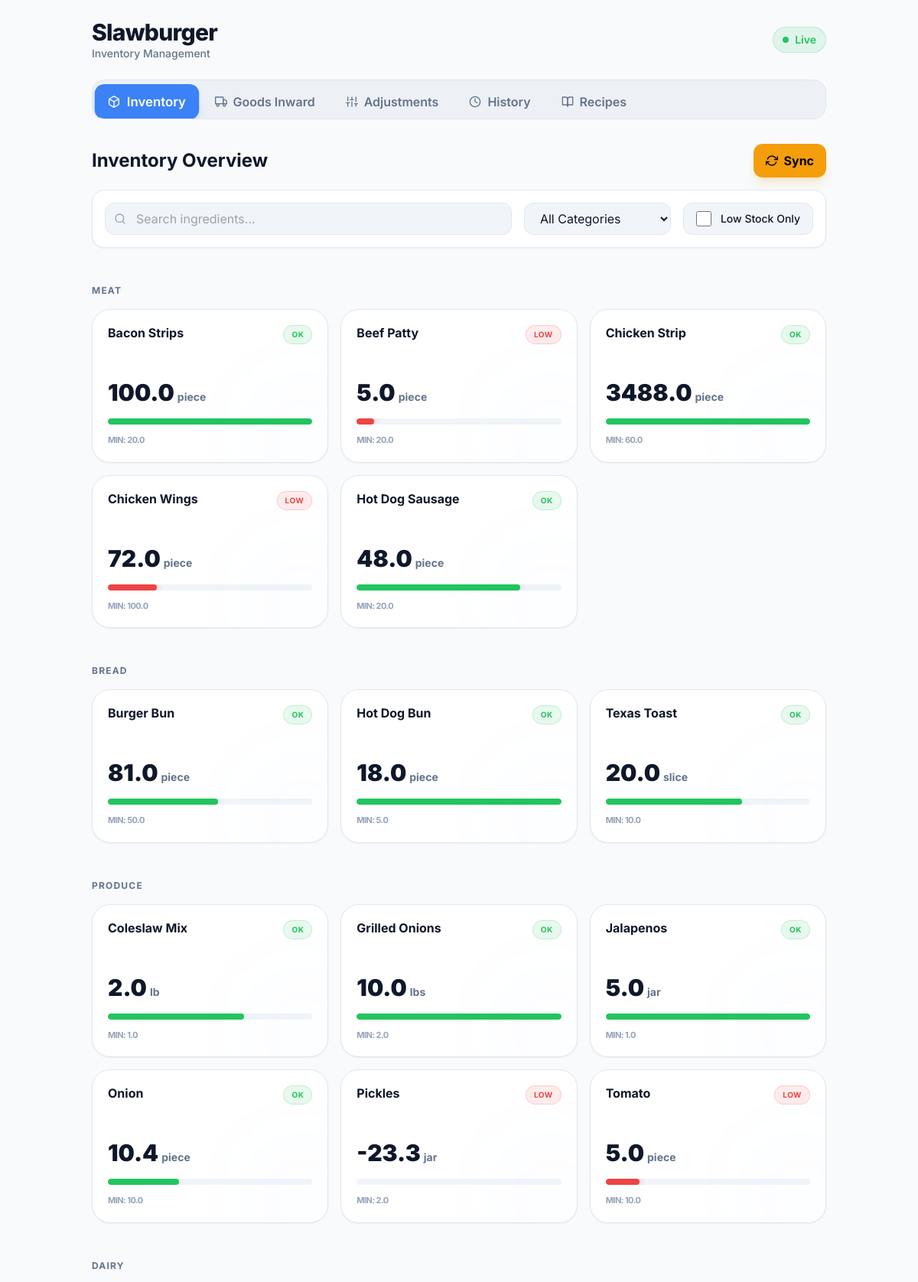
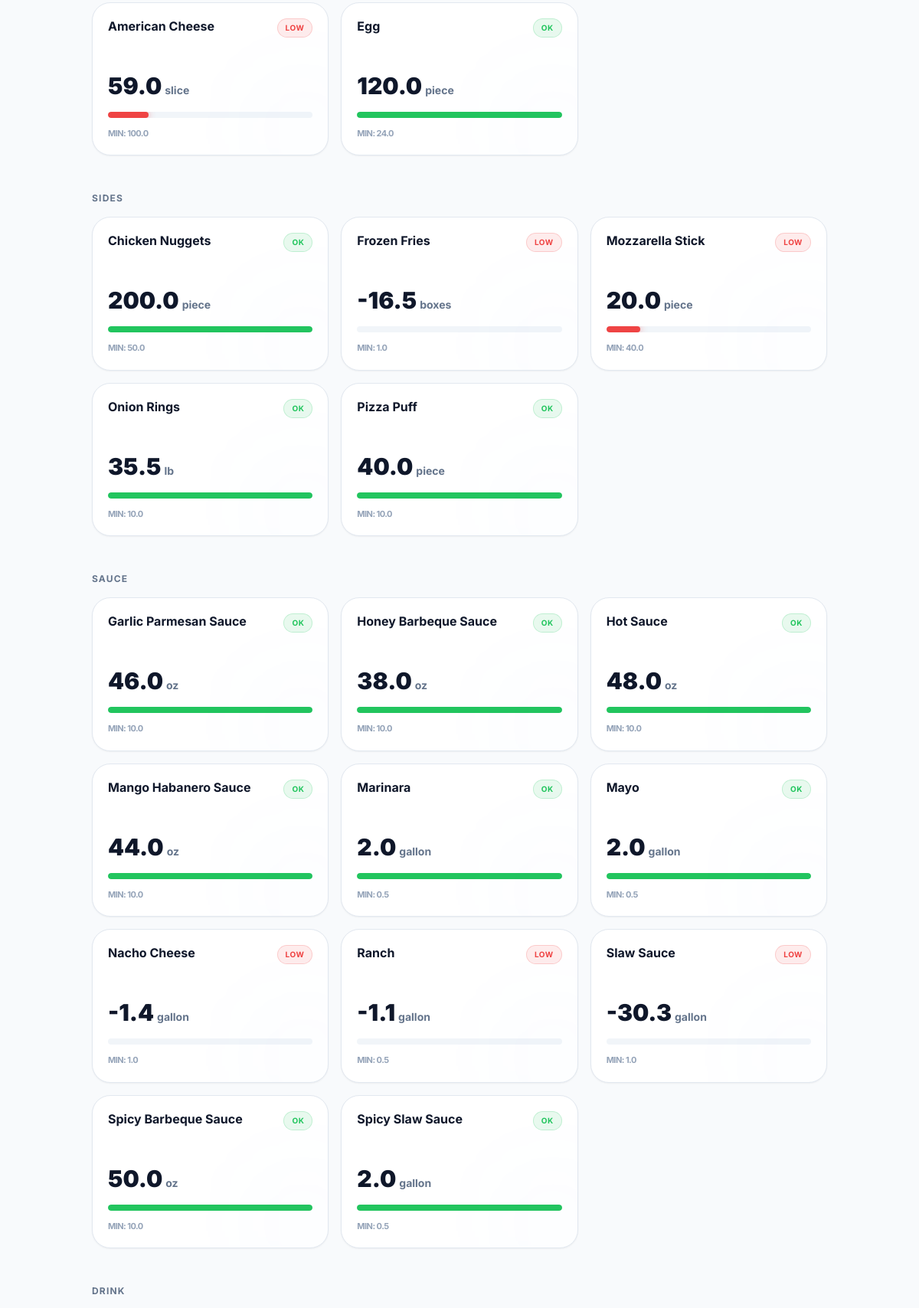
The page / (upper part) on the database its author committed (2 pictures, top to bottom).
### tables this page shows
CREATE TABLE ingredients (
        id TEXT PRIMARY KEY,
        name TEXT NOT NULL,
        category TEXT,
        unit TEXT,
        current_stock REAL DEFAULT 0,
        threshold REAL DEFAULT 0,
        cost_per_unit REAL DEFAULT 0
    );

### app.py (the view)
@app.route('/')
def dashboard():
    stock = inventory.get_all_stock()
    recipes = inventory.get_all_recipes()
    sorted_stock = sorted(stock, key=lambda x: x['name'])
    inventory_by_category = collections.defaultdict(list)
    category_order = ["Meat", "Bread", "Produce", "Dairy", "sides", "Sauce", "Drink", "Dessert"]
    for item in stock:
        cat = item.get('category', 'Other')
        qty = item.get('quantity', item.get('current_stock', 0))
        threshold = item.get('threshold', 0)
        normalized_item = {
            'id': item['id'],
            'name': item['name'],
            'current_stock': qty,
            'unit': item['unit'],
            'low_stock_threshold': threshold,
            'category': cat,
            'cost_per_unit': item.get('cost_per_unit', 0)
        }
        inventory_by_category[cat].append(normalized_item)
    sorted_inventory = {}
    for cat in category_order:
        if cat in inventory_by_category:
            sorted_inventory[cat] = inventory_by_category[cat]
    for cat in inventory_by_category:
        if cat not in sorted_inventory:
            sorted_inventory[cat] = inventory_by_category[cat]
    return render_template('index.html',
                         inventory_by_category=sorted_inventory,
                         all_ingredients=sorted_stock,
                         recipes=recipes)

### src/database.py (called while the page is built)
def get_connection():
    conn = sqlite3.connect(DB_PATH)
    conn.row_factory = sqlite3.Row
    return conn

### src/inventory_manager.py (called while the page is built)
    def get_all_stock(self):
        conn = get_connection()
        cursor = conn.cursor()
        cursor.execute('SELECT * FROM ingredients ORDER BY name ASC')
        rows = cursor.fetchall()
        conn.close()
        ingredients = []
        for row in rows:
            ing = dict(row)
            for field in ['current_stock', 'threshold', 'cost_per_unit']:
                try:
                    ing[field] = float(ing[field]) if ing[field] is not None and ing[field] != '' else 0.0
                except (ValueError, TypeError):
                    ing[field] = 0.0
            ing['quantity'] = ing['current_stock']
            ingredients.append(ing)
        return ingredients

    def get_all_recipes(self):
        conn = get_connection()
        cursor = conn.cursor()
        cursor.execute('''
            SELECT DISTINCT menu_item_guid
            FROM recipe_components
        ''')
        menu_guids = [row['menu_item_guid'] for row in cursor.fetchall()]
        all_recipes = {}
        for guid in menu_guids:
            cursor.execute('''
                SELECT ingredient_id, quantity
                FROM recipe_components
                WHERE menu_item_guid = ?
            ''', (guid,))
            components = [dict(row) for row in cursor.fetchall()]
            all_recipes[guid] = components
        conn.close()
        return all_recipes

### templates/index.html (shortened to what this page needs)
{% extends "base.html" %}
{% block content %}
{% include 'tabs/inventory.html' %}
{% endblock %}

### templates/base.html (shortened to what this page needs)
<!DOCTYPE html>
<html lang="en">
<head>
    <script src="https://cdn.tailwindcss.com"></script>
    <link rel="stylesheet" href="{{ url_for('static', filename='css/style.css') }}">
</head>
<body
    class="bg-slate-50 text-slate-900 dark:bg-[#0f172a] dark:text-slate-100 min-h-screen font-['Inter'] transition-colors duration-300">
    <div class="container mx-auto px-4 md:px-6 lg:px-8 py-6 flex flex-col min-h-screen">
        {% include 'includes/header.html' %}
        {% block content %}{% endblock %}
    </div>
</body>
</html>

### templates/includes/header.html (shortened to what this page needs)
<header class="flex flex-col gap-6 mb-8">
    <div class="flex justify-between items-center">
        <div>
            <h1 class="text-3xl font-extrabold tracking-tight">Slawburger</h1>
            <div class="text-sm text-slate-500 dark:text-slate-400 font-medium">Inventory Management</div>
        </div>
        <div
            class="flex items-center gap-2 text-accent-green bg-accent-green/10 px-3 py-1.5 rounded-full text-sm font-semibold border border-accent-green/20">
            <span class="w-2 h-2 bg-accent-green rounded-full animate-pulse"></span> Live
        </div>
    </div>
    <div class="relative">
        <nav id="main-nav"
            class="flex overflow-x-auto pb-2 -mx-1 md:mx-0 md:pb-0 scrollbar-hide gap-2 bg-slate-200/50 dark:bg-white/5 p-1.5 rounded-2xl backdrop-blur-md border border-slate-200 dark:border-white/10 scroll-smooth">
            <button
                class="nav-btn whitespace-nowrap px-4 py-2.5 rounded-xl font-semibold flex items-center gap-2 transition-all duration-200 active bg-accent-blue text-white shadow-lg shadow-accent-blue/20"
                onclick="switchTab('inventory')">
                <i data-feather="box" class="w-4 h-4"></i> Inventory
            </button>
            <button
                class="nav-btn whitespace-nowrap px-4 py-2.5 rounded-xl font-semibold flex items-center gap-2 transition-all duration-200 text-slate-500 dark:text-slate-400 bg-transparent"
                onclick="switchTab('receive')">
                <i data-feather="truck" class="w-4 h-4"></i> Goods Inward
            </button>
            <button
                class="nav-btn whitespace-nowrap px-4 py-2.5 rounded-xl font-semibold flex items-center gap-2 transition-all duration-200 text-slate-500 dark:text-slate-400 bg-transparent"
                onclick="switchTab('waste')">
                <i data-feather="sliders" class="w-4 h-4"></i> Adjustments
            </button>
            <button
                class="nav-btn whitespace-nowrap px-4 py-2.5 rounded-xl font-semibold flex items-center gap-2 transition-all duration-200 text-slate-500 dark:text-slate-400 bg-transparent"
                onclick="switchTab('history')">
                <i data-feather="clock" class="w-4 h-4"></i> History
            </button>
            <button
                class="nav-btn whitespace-nowrap px-4 py-2.5 rounded-xl font-semibold flex items-center gap-2 transition-all duration-200 text-slate-500 dark:text-slate-400 bg-transparent"
                onclick="switchTab('recipes')">
                <i data-feather="book-open" class="w-4 h-4"></i> Recipes
            </button>
        </nav>
    </div>
</header>

### templates/tabs/inventory.html (shortened to what this page needs)
<main id="tab-inventory" class="tab-content flex flex-col gap-8">
    <div class="flex flex-col gap-4 w-full">
        <div class="flex flex-col sm:flex-row justify-between items-start sm:items-center gap-4">
            <h2 class="text-2xl font-bold">Inventory Overview</h2>
            <div class="flex gap-3 w-full sm:w-auto">
                <button id="toast-sync-btn"
                    class="flex-1 sm:flex-none flex items-center justify-center gap-2 bg-accent-orange text-black px-4 py-2.5 rounded-xl font-bold transition-all hover:scale-[1.02] active:scale-95 shadow-lg shadow-accent-orange/20"
                    onclick="triggerToastSync()">
                    <i data-feather="refresh-cw" class="w-4 h-4"></i> <span class="inline xs:hidden">Sync</span>
                </button>
            </div>
        </div>
        <div
            class="flex flex-col lg:flex-row gap-4 p-4 rounded-2xl bg-white dark:bg-white/5 border border-slate-200 dark:border-white/10 shadow-sm">
            <div class="relative flex-grow">
                <i data-feather="search" class="absolute left-3 top-1/2 -translate-y-1/2 w-4 h-4 text-slate-400"></i>
                <input type="text" id="inventory-search" placeholder="Search ingredients..."
                    class="w-full pl-10 pr-4 py-2 bg-slate-100 dark:bg-slate-900 border border-slate-200 dark:border-white/10 rounded-xl focus:ring-2 focus:ring-accent-blue outline-none transition-all"
                    oninput="filterInventory()">
            </div>
            <div class="flex flex-col sm:flex-row gap-4 w-full lg:w-auto">
                <select id="inventory-category-filter" onchange="filterInventory()"
                    class="flex-grow sm:w-48 bg-slate-100 dark:bg-slate-900 border border-slate-200 dark:border-white/10 rounded-xl px-4 py-2 focus:ring-2 focus:ring-accent-blue outline-none transition-all">
                    <option value="all">All Categories</option>
                </select>
                <label
                    class="flex items-center gap-3 px-4 py-2 bg-slate-100 dark:bg-slate-900 border border-slate-200 dark:border-white/10 rounded-xl cursor-pointer hover:bg-slate-200 dark:hover:bg-white/10 transition-all">
                    <input type="checkbox" id="low-stock-only" onchange="filterInventory()"
                        class="w-5 h-5 rounded-md border-slate-300 dark:border-white/20 text-accent-blue focus:ring-accent-blue bg-white dark:bg-slate-800">
                    <span class="text-sm font-medium whitespace-nowrap">Low Stock Only</span>
                </label>
            </div>
        </div>
    </div>
    {% for category, items in inventory_by_category.items() %}
    <section class="inventory-section flex flex-col gap-4" data-category="{{ category }}">
        <h3 class="text-xs font-bold uppercase tracking-widest text-slate-500 dark:text-slate-400 mt-4">{{
            category }}</h3>
        <div class="grid grid-cols-1 sm:grid-cols-2 lg:grid-cols-3 xl:grid-cols-4 gap-4">
            {% for item in items %}
            <div class="inventory-card group relative p-5 rounded-3xl bg-white dark:bg-white/5 border border-slate-200 dark:border-white/10 shadow-sm hover:shadow-md transition-all duration-300 hover:-translate-y-1 overflow-hidden"
                data-name="{{ item.name|lower }}" data-category="{{ category }}"
                data-low-stock="{{ 'true' if item.current_stock <= item.low_stock_threshold else 'false' }}">
                <div class="flex justify-between items-start mb-4 relative z-10">
                    <div class="flex flex-col">
                        <span
                            class="text-base font-bold leading-tight group-hover:text-accent-blue transition-colors">{{
                            item.name }}</span>
                    </div>
                    {% if item.current_stock <= item.low_stock_threshold %} <span
                        class="px-2.5 py-1 rounded-full text-[10px] font-bold uppercase tracking-wider bg-accent-red/10 text-accent-red border border-accent-red/20">
                        Low</span>
                        {% else %}
                        <span
                            class="px-2.5 py-1 rounded-full text-[10px] font-bold uppercase tracking-wider bg-accent-green/10 text-accent-green border border-accent-green/20">OK</span>
                        {% endif %}
                </div>
                <div class="flex items-baseline gap-1 mb-4 relative z-10">
                    <span class="text-3xl font-black">{{ "%.1f"|format(item.current_stock) }}</span>
                    <span class="text-sm font-bold text-slate-500 dark:text-slate-400">{{ item.unit }}</span>
                </div>
                <div class="relative h-2 bg-slate-100 dark:bg-white/10 rounded-full overflow-hidden mb-3">
                    {% set fill_width = [100, (item.current_stock / (item.low_stock_threshold * 3)) * 100]|min
                    %}
                    <div class="stock-bar absolute top-0 left-0 h-full rounded-full transition-all duration-500 {{ 'bg-accent-red shadow-[0_0_10px_rgba(239,68,68,0.5)]' if item.current_stock <= item.low_stock_threshold else 'bg-accent-green shadow-[0_0_10px_rgba(34,197,94,0.3)]' }}"
                        style="width: {{ fill_width }}%"></div>
                </div>
                <div
                    class="flex justify-between items-center text-[11px] font-bold text-slate-400 uppercase tracking-tighter">
                    <span>Min: {{ item.low_stock_threshold }}</span>
                </div>
                <div
                    class="absolute -right-4 -bottom-4 w-24 h-24 bg-accent-blue/5 rounded-full blur-3xl group-hover:bg-accent-blue/10 transition-all">
                </div>
            </div>
            {% endfor %}
        </div>
    </section>
    {% endfor %}
</main>

### static/css/style.css (style rules this page uses)
body { -webkit-tap-highlight-color: transparent; }
.tab-content.flex { display: flex; }
.nav-btn.active { transform: scale(1.05); }

### rows shown on the page
ingredients: name "Bacon Strips", shows "OK", current_stock "100.0", unit "piece", low_stock_threshold "20.0"
ingredients: name "Beef Patty", shows "LOW", current_stock "5.0", unit "piece", low_stock_threshold "20.0"
ingredients: name "Chicken Strip", shows "OK", current_stock "3488.0", unit "piece", low_stock_threshold "60.0"
ingredients: name "Chicken Wings", shows "LOW", current_stock "72.0", unit "piece", low_stock_threshold "100.0"
ingredients: name "Hot Dog Sausage", shows "OK", current_stock "48.0", unit "piece", low_stock_threshold "20.0"
ingredients: name "Burger Bun", shows "OK", current_stock "81.0", unit "piece", low_stock_threshold "50.0"
ingredients: name "Hot Dog Bun", shows "OK", current_stock "18.0", unit "piece", low_stock_threshold "5.0"
ingredients: name "Texas Toast", shows "OK", current_stock "20.0", unit "slice", low_stock_threshold "10.0"
ingredients: name "Coleslaw Mix", shows "OK", current_stock "2.0", unit "lb", low_stock_threshold "1.0"
ingredients: name "Grilled Onions", shows "OK", current_stock "10.0", unit "lbs", low_stock_threshold "2.0"
ingredients: name "Jalapenos", shows "OK", current_stock "5.0", unit "jar", low_stock_threshold "1.0"
ingredients: name "Onion", shows "OK", current_stock "10.4", unit "piece", low_stock_threshold "10.0"
ingredients: name "Pickles", shows "LOW", current_stock "-23.3", unit "jar", low_stock_threshold "2.0"
ingredients: name "Tomato", shows "LOW", current_stock "5.0", unit "piece", low_stock_threshold "10.0"
ingredients: name "American Cheese", shows "LOW", current_stock "59.0", unit "slice", low_stock_threshold "100.0"
ingredients: name "Egg", shows "OK", current_stock "120.0", unit "piece", low_stock_threshold "24.0"
ingredients: name "Chicken Nuggets", shows "OK", current_stock "200.0", unit "piece", low_stock_threshold "50.0"
ingredients: name "Frozen Fries", shows "LOW", current_stock "-16.5", unit "boxes", low_stock_threshold "1.0"
ingredients: name "Mozzarella Stick", shows "LOW", current_stock "20.0", unit "piece", low_stock_threshold "40.0"
ingredients: name "Onion Rings", shows "OK", current_stock "35.5", unit "lb", low_stock_threshold "10.0"
ingredients: name "Pizza Puff", shows "OK", current_stock "40.0", unit "piece", low_stock_threshold "10.0"
ingredients: name "Garlic Parmesan Sauce", shows "OK", current_stock "46.0", unit "oz", low_stock_threshold "10.0"
ingredients: name "Honey Barbeque Sauce", shows "OK", current_stock "38.0", unit "oz", low_stock_threshold "10.0"
ingredients: name "Hot Sauce", shows "OK", current_stock "48.0", unit "oz", low_stock_threshold "10.0"
ingredients: name "Mango Habanero Sauce", shows "OK", current_stock "44.0", unit "oz", low_stock_threshold "10.0"
ingredients: name "Marinara", shows "OK", current_stock "2.0", unit "gallon", low_stock_threshold "0.5"
ingredients: name "Mayo", shows "OK", current_stock "2.0", unit "gallon", low_stock_threshold "0.5"
ingredients: name "Nacho Cheese", shows "LOW", current_stock "-1.4", unit "gallon", low_stock_threshold "1.0"
ingredients: name "Ranch", shows "LOW", current_stock "-1.1", unit "gallon", low_stock_threshold "0.5"
ingredients: name "Slaw Sauce", shows "LOW", current_stock "-30.3", unit "gallon", low_stock_threshold "1.0"
ingredients: name "Spicy Barbeque Sauce", shows "OK", current_stock "50.0", unit "oz", low_stock_threshold "10.0"
ingredients: name "Spicy Slaw Sauce", shows "OK", current_stock "2.0", unit "gallon", low_stock_threshold "0.5"

### other values the page prints
{{ category }} "MEAT" "BREAD" "PRODUCE" "DAIRY" "SIDES" "SAUCE" "DRINK"
